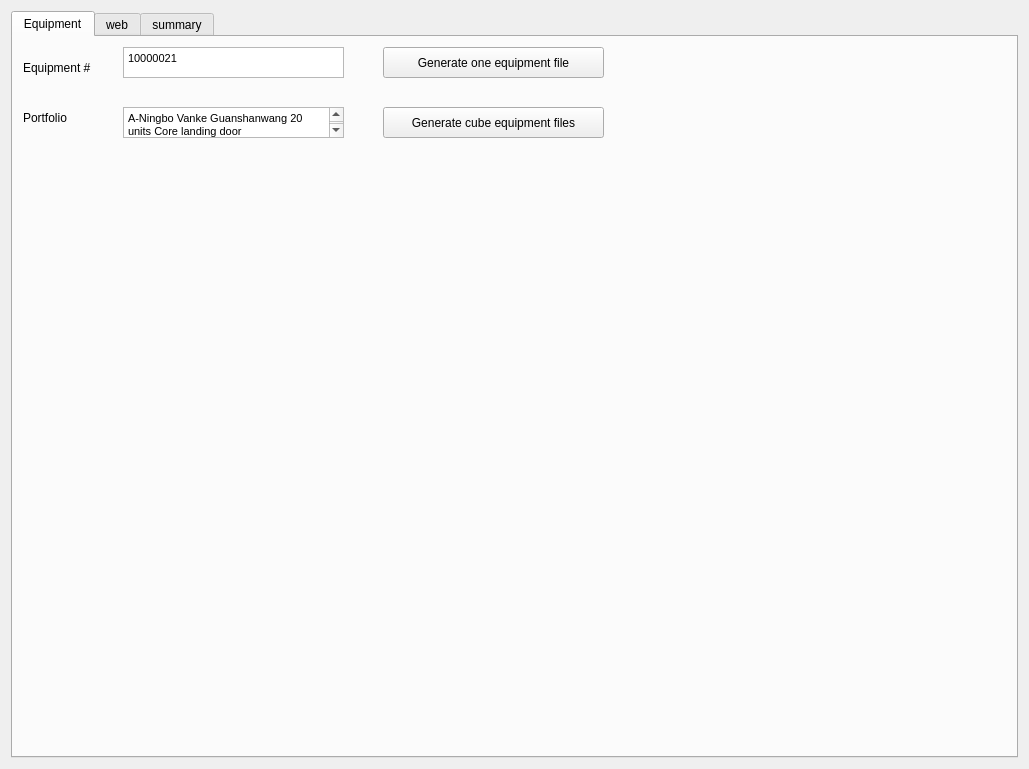
<?xml version="1.0" encoding="UTF-8"?>
<ui version="4.0">
 <class>Form</class>
 <widget class="QWidget" name="Form">
  <property name="geometry">
   <rect>
    <x>0</x>
    <y>0</y>
    <width>1029</width>
    <height>769</height>
   </rect>
  </property>
  <property name="windowTitle">
   <string>RMP</string>
  </property>
  <layout class="QGridLayout" name="gridLayout">
   <item row="0" column="0">
    <widget class="QTabWidget" name="web">
     <property name="currentIndex">
      <number>0</number>
     </property>
     <widget class="QWidget" name="tab_Equipment">
      <attribute name="title">
       <string>Equipment</string>
      </attribute>
      <widget class="QLabel" name="label_7">
       <property name="geometry">
        <rect>
         <x>10</x>
         <y>10</y>
         <width>101</width>
         <height>41</height>
        </rect>
       </property>
       <property name="text">
        <string>Equipment #</string>
       </property>
      </widget>
      <widget class="QTextEdit" name="textEdit">
       <property name="geometry">
        <rect>
         <x>110</x>
         <y>10</y>
         <width>221</width>
         <height>31</height>
        </rect>
       </property>
       <property name="html">
        <string>&lt;!DOCTYPE HTML PUBLIC &quot;-//W3C//DTD HTML 4.0//EN&quot; &quot;http://www.w3.org/TR/REC-html40/strict.dtd&quot;&gt;
&lt;html&gt;&lt;head&gt;&lt;meta name=&quot;qrichtext&quot; content=&quot;1&quot; /&gt;&lt;style type=&quot;text/css&quot;&gt;
p, li { white-space: pre-wrap; }
&lt;/style&gt;&lt;/head&gt;&lt;body style=&quot; font-family:'MS Shell Dlg 2'; font-size:8pt; font-weight:400; font-style:normal;&quot;&gt;
&lt;p style=&quot; margin-top:0px; margin-bottom:0px; margin-left:0px; margin-right:0px; -qt-block-indent:0; text-indent:0px;&quot;&gt;10000021&lt;/p&gt;&lt;/body&gt;&lt;/html&gt;</string>
       </property>
      </widget>
      <widget class="QPushButton" name="pushButton">
       <property name="geometry">
        <rect>
         <x>370</x>
         <y>10</y>
         <width>221</width>
         <height>31</height>
        </rect>
       </property>
       <property name="text">
        <string>Generate one equipment file</string>
       </property>
      </widget>
      <widget class="QPushButton" name="pushButton_2">
       <property name="geometry">
        <rect>
         <x>370</x>
         <y>70</y>
         <width>221</width>
         <height>31</height>
        </rect>
       </property>
       <property name="text">
        <string>Generate cube equipment files</string>
       </property>
      </widget>
      <widget class="QLabel" name="label_9">
       <property name="geometry">
        <rect>
         <x>10</x>
         <y>60</y>
         <width>101</width>
         <height>41</height>
        </rect>
       </property>
       <property name="text">
        <string>Portfolio</string>
       </property>
      </widget>
      <widget class="QTextEdit" name="textEdit_2">
       <property name="geometry">
        <rect>
         <x>110</x>
         <y>70</y>
         <width>221</width>
         <height>31</height>
        </rect>
       </property>
       <property name="html">
        <string>&lt;!DOCTYPE HTML PUBLIC &quot;-//W3C//DTD HTML 4.0//EN&quot; &quot;http://www.w3.org/TR/REC-html40/strict.dtd&quot;&gt;
&lt;html&gt;&lt;head&gt;&lt;meta name=&quot;qrichtext&quot; content=&quot;1&quot; /&gt;&lt;style type=&quot;text/css&quot;&gt;
p, li { white-space: pre-wrap; }
&lt;/style&gt;&lt;/head&gt;&lt;body style=&quot; font-family:'MS Shell Dlg 2'; font-size:8pt; font-weight:400; font-style:normal;&quot;&gt;
&lt;p style=&quot; margin-top:0px; margin-bottom:0px; margin-left:0px; margin-right:0px; -qt-block-indent:0; text-indent:0px;&quot;&gt;A-Ningbo Vanke Guanshanwang 20 units Core landing door&lt;/p&gt;&lt;/body&gt;&lt;/html&gt;</string>
       </property>
      </widget>
     </widget>
     <widget class="QWidget" name="web">
      <attribute name="title">
       <string>web</string>
      </attribute>
      <layout class="QGridLayout" name="gridLayout_5"/>
     </widget>
     <widget class="QWidget" name="summary">
      <attribute name="title">
       <string>summary</string>
      </attribute>
      <widget class="QPushButton" name="process_log">
       <property name="geometry">
        <rect>
         <x>30</x>
         <y>20</y>
         <width>131</width>
         <height>31</height>
        </rect>
       </property>
       <property name="text">
        <string>process  log</string>
       </property>
      </widget>
      <widget class="QTableView" name="event_view">
       <property name="geometry">
        <rect>
         <x>190</x>
         <y>10</y>
         <width>421</width>
         <height>451</height>
        </rect>
       </property>
      </widget>
      <widget class="QPushButton" name="process_event">
       <property name="geometry">
        <rect>
         <x>30</x>
         <y>70</y>
         <width>131</width>
         <height>31</height>
        </rect>
       </property>
       <property name="text">
        <string>process  event</string>
       </property>
      </widget>
      <widget class="QPushButton" name="event_summary">
       <property name="geometry">
        <rect>
         <x>30</x>
         <y>170</y>
         <width>131</width>
         <height>31</height>
        </rect>
       </property>
       <property name="text">
        <string>event summary</string>
       </property>
      </widget>
      <widget class="QPushButton" name="log_summary">
       <property name="geometry">
        <rect>
         <x>30</x>
         <y>120</y>
         <width>131</width>
         <height>31</height>
        </rect>
       </property>
       <property name="text">
        <string>log summary</string>
       </property>
      </widget>
     </widget>
    </widget>
   </item>
  </layout>
 </widget>
 <resources>
  <include location="resources_rc.qrc"/>
 </resources>
 <connections/>
</ui>
